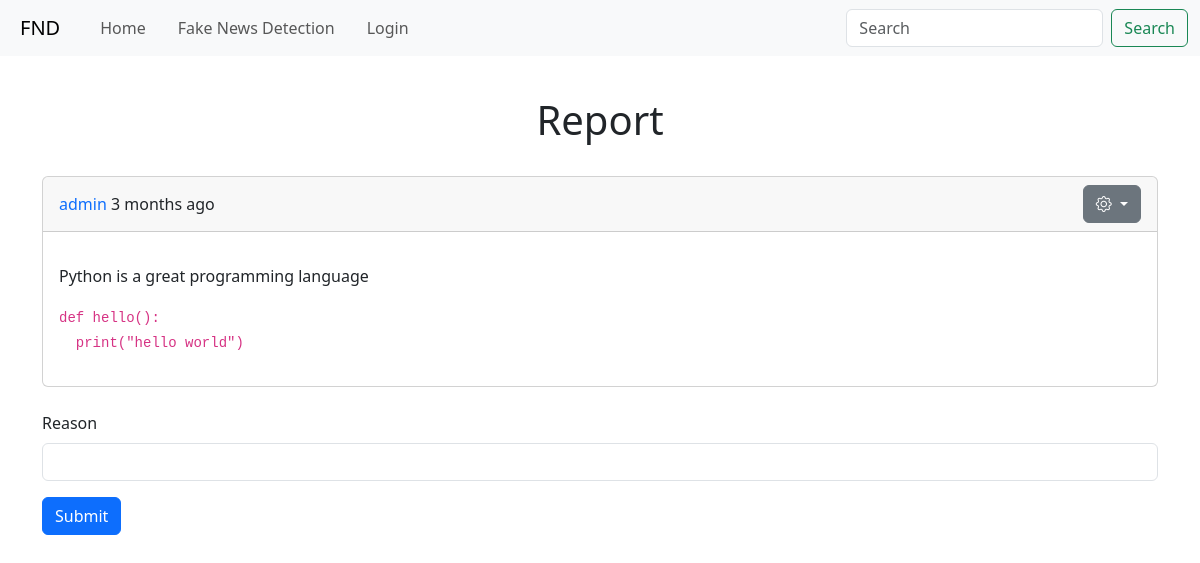
Page /post/report/1 on the committed database.
### app/models.py (models this page shows, shortened)
class User(UserMixin, db.Model):
    id: so.Mapped[int] = so.mapped_column(primary_key=True)
    username: so.Mapped[str] = so.mapped_column(sa.String(64), index=True, unique=True)
    email: so.Mapped[str] = so.mapped_column(sa.String(120), index=True, unique=True)
    password_hash: so.Mapped[Optional[str]] = so.mapped_column(sa.String(256))
    about_me: so.Mapped[Optional[str]] = so.mapped_column(sa.String(140))
    last_seen: so.Mapped[Optional[datetime]] = so.mapped_column(sa.DateTime(),
                                                                default=lambda: datetime.now(timezone.utc))
    joined: so.Mapped[datetime] = so.mapped_column(sa.DateTime(), default=lambda: datetime.now(timezone.utc))
    admin: so.Mapped[bool] = so.mapped_column(sa.Boolean(), default=False)
    posts: so.WriteOnlyMapped['Post'] = so.relationship('Post',
                                                        back_populates='author',
                                                        passive_deletes=True)
    threads: so.WriteOnlyMapped['Thread'] = so.relationship('Thread',
                                                            back_populates='user',
                                                            passive_deletes=True)

class Post(db.Model):
    id: so.Mapped[int] = so.mapped_column(primary_key=True)
    body: so.Mapped[str] = so.mapped_column(sa.String(1_000))
    body_raw: so.Mapped[str] = so.mapped_column(sa.String(1_000))
    timestamp: so.Mapped[datetime] = so.mapped_column(sa.DateTime(), index=True,
                                                      default=lambda: datetime.now(timezone.utc))
    user_id: so.Mapped[int] = so.mapped_column(sa.ForeignKey(User.id, ondelete='CASCADE'), index=True)
    thread_id: so.Mapped[int] = so.mapped_column(sa.ForeignKey(Thread.id, ondelete='CASCADE'), index=True)
    author: so.Mapped[User] = so.relationship('User', back_populates='posts')
    thread: so.Mapped[Thread] = so.relationship('Thread', back_populates='posts')
    reports: so.WriteOnlyMapped['Report'] = so.relationship('Report',
                                                            back_populates='post',
                                                            passive_deletes=True)

### app/main/routes.py (the view)
@bp.route('/post/report/<int:id>', methods=['GET', 'POST'])
def report(id):
    post = Post.query.get_or_404(id)
    if current_user.is_authenticated and current_user.id == post.author.id:
        flash('You can not report your own post!')
        return redirect(url_for('main.index'))
    form = ReportForm()
    if form.validate_on_submit():
        report = Report(reason=form.reason.data, post_id=id)
        db.session.add(report)
        db.session.commit()
        flash('Post reported!')
        return redirect(url_for('main.index'))
    return render_template('report.html', post=post, form=form)

### app/main/forms.py
class ReportForm(FlaskForm):
    reason = StringField('Reason', validators=[Length(min=1, max=1000)])
    submit = SubmitField('Submit')

### app/main/routes.py (called while the page is built)
@bp.before_request
def before_request():
    if current_user.is_authenticated:
        current_user.last_seen = datetime.now(timezone.utc)
        db.session.commit()

### app/templates/report.html
{% extends "base.html" %}
{% from "macros.html" import quick_form with context %}
{% block content %}
    <h1 class="text-center p-4">Report</h1>
    {% include 'post.html' %}
    <br/>
    {{ quick_form(form) }}
{% endblock %}

### app/templates/post.html (shortened to what this page needs)
<div class="card">
    <div class="card-header d-flex justify-content-between align-items-center">
                <span>
                <a class="text-decoration-none"
                   href="{{ url_for('main.user', username=post.author.username) }}">{{ post.author.username }}
                </a> {{ moment(post.timestamp).fromNow() }}
                </span>
        <div class="dropdown">
            <button class="btn btn-secondary dropdown-toggle" type="button" data-bs-toggle="dropdown"
                    aria-expanded="false">
                <i class="bi bi-gear"></i>
            </button>
        </div>
    </div>
    <div class="card-body">
        <p>{{ post.body | safe }}</p>
    </div>
</div>

### app/templates/base.html (style rules this page uses)
code { white-space: pre-wrap }

### rows in the picture
User: author.username "admin"
Post: timestamp "3 months ago", body "Python is a great programming language def hello(): print(\"hello world\")"

### other values in the picture
{{ field.label(class='form-label') }} "Reason"
